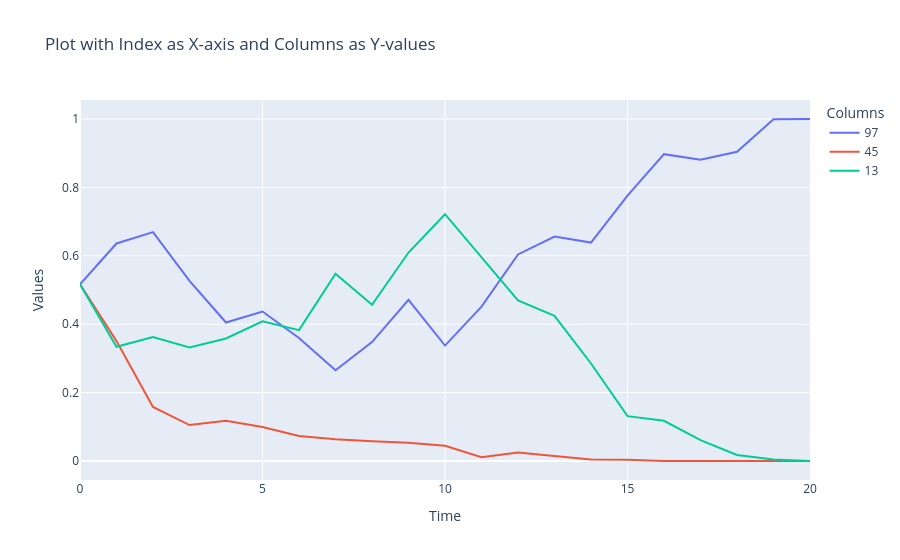

Notebook source saved alongside this figure:
### Code cell
fig = go.Figure()

# Add traces for each column
for column in deltas.columns[values]:
    fig.add_trace(go.Scatter(x=deltas.index, y=deltas[column], mode='lines', name=column))

# Update layout
fig.update_layout(
    title='Plot with Index as X-axis and Columns as Y-values',
    xaxis_title='Time',
    yaxis_title='Values',
    template='plotly',
    legend=dict(title='Columns'),
)

# Show the plot
fig.show()

### Figure 1 — Plotly figure (JSON) as saved in the notebook; plotly's stock layout.template omitted (floating-point values rounded to 4 significant figures)
{"data": [{"mode": "lines", "name": "97", "type": "scatter", "x": [0, 1, 2, 3, 4, 5, 6, 7, 8, 9, 10, 11, 12, 13, 14, 15, 16, 17, 18, 19, 20], "y": [0.5169, 0.636, 0.6693, 0.5269, 0.405, 0.437, 0.3596, 0.2655, 0.3479, 0.4715, 0.3375, 0.4514, 0.6039, 0.6562, 0.6386, 0.7761, 0.8972, 0.8806, 0.904, 0.9991, 1]}, {"mode": "lines", "name": "45", "type": "scatter", "x": [0, 1, 2, 3, 4, 5, 6, 7, 8, 9, 10, 11, 12, 13, 14, 15, 16, 17, 18, 19, 20], "y": [0.5169, 0.3506, 0.1582, 0.1051, 0.1178, 0.09912, 0.07318, 0.06387, 0.05777, 0.05346, 0.04443, 0.01094, 0.02483, 0.01485, 0.004365, 0.003646, 3.2e-05, 6.337e-08, 3.467e-10, 3.388e-18, 0]}, {"mode": "lines", "name": "13", "type": "scatter", "x": [0, 1, 2, 3, 4, 5, 6, 7, 8, 9, 10, 11, 12, 13, 14, 15, 16, 17, 18, 19, 20], "y": [0.5169, 0.3339, 0.3628, 0.3322, 0.3581, 0.4082, 0.3827, 0.5473, 0.4569, 0.6095, 0.7216, 0.5939, 0.4695, 0.4243, 0.2851, 0.1312, 0.1175, 0.06091, 0.01776, 0.004195, 0]}], "layout": {"legend": {"title": {"text": "Columns"}}, "title": {"text": "Plot with Index as X-axis and Columns as Y-values"}, "xaxis": {"title": {"text": "Time"}}, "yaxis": {"title": {"text": "Values"}}}}
